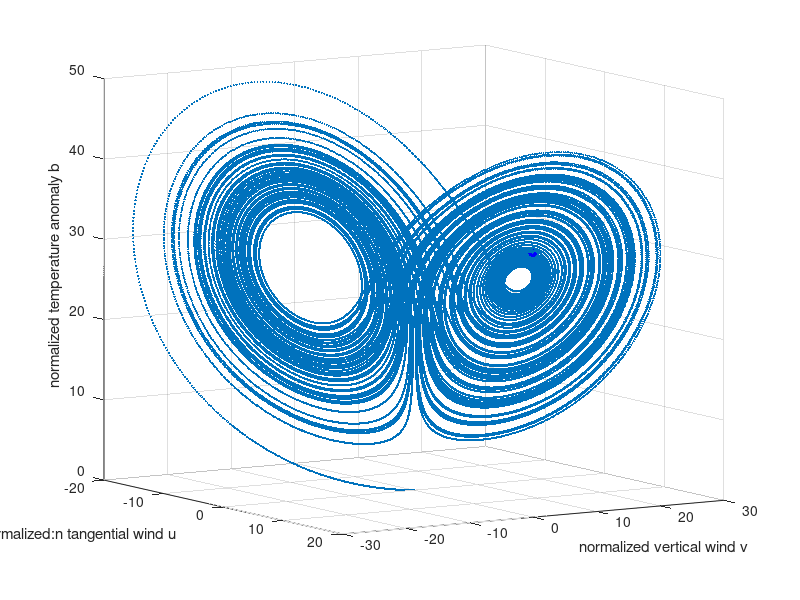
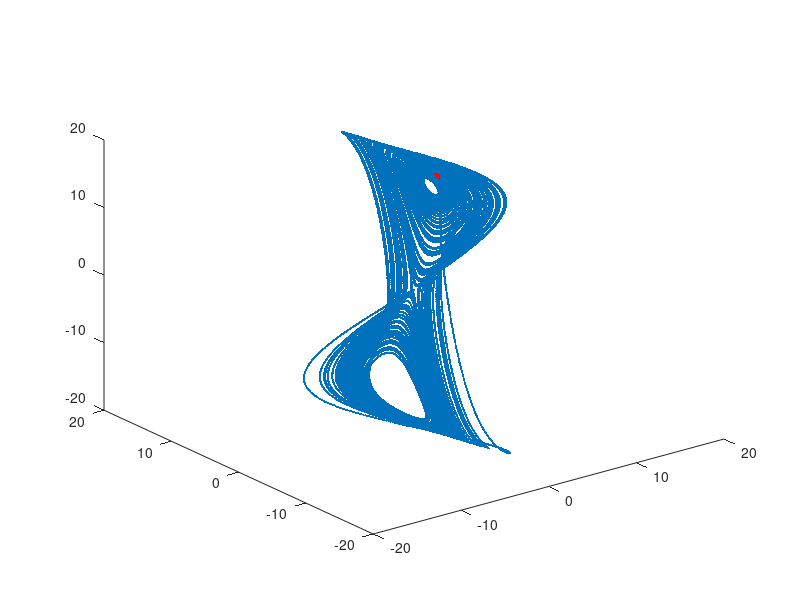
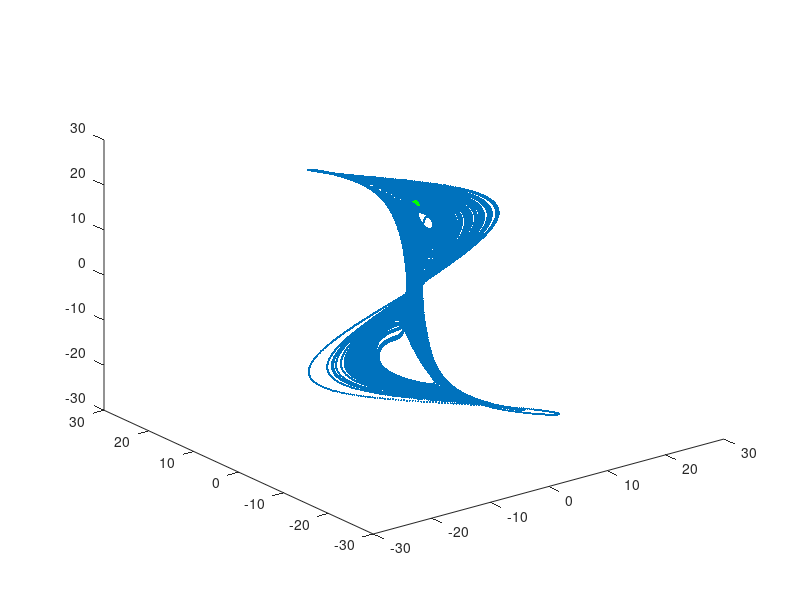

These charts were generated, in order, by the following MATLAB code:
%
% NOTE: This is for calculating orbit for t=100 for one sigle realization in Lorentz system s7
%       Shadow manifold M_x, M_y is plotted with the coordinate (x(t), x(t-\tau) and x(t-2\tau)) and (y(t), y(t-\tau) and y(t-2\tau)) 
% HIST:  - June, 2021: Created by Patra
%=========================================================================
clc; close all; clear all;
%initializing x,y,z
x(1)=-0.01; y(1)=0.01; z(1)=0.01;
dt = 0.001;
h=0.001;   %step size
t=0:h:100;
t1=0.1:h:100.1; % new time series with time lag 0.1
t2=0.2:h:100.2; % new time series with time lag 0.2
f1=@(t,x,y,z) 10*(-x+y);  %ode 
g1=@(t,x,y,z) 28*x-y-x*z; 
p1=@(t,x,y,z) x*y-(8/3)*z;
n=(length(t)-1);
for i=1:n %loop
    y0=y(i);
    k1=f1(t(i),x(i),y(i),z(i));
    l1=g1(t(i),x(i),y(i),z(i));
    m1=p1(t(i),x(i),y(i),z(i));
    k2=f1(t(i)+h/2,(x(i)+0.5*k1*h),(y(i)+(0.5*l1*h)),(z(i)+(0.5*m1*h)));
    l2=g1(t(i)+h/2,(x(i)+0.5*k1*h),(y(i)+(0.5*l1*h)),(z(i)+(0.5*m1*h)));
    m2=p1(t(i)+h/2,(x(i)+0.5*k1*h),(y(i)+(0.5*l1*h)),(z(i)+(0.5*m1*h)));
    k3=f1(t(i)+h/2,(x(i)+0.5*k2*h),(y(i)+(0.5*l2*h)),(z(i)+(0.5*m2*h)));
    l3=g1(t(i)+h/2,(x(i)+0.5*k2*h),(y(i)+(0.5*l2*h)),(z(i)+(0.5*m2*h)));
    m3=p1(t(i)+h/2,(x(i)+0.5*k2*h),(y(i)+(0.5*l2*h)),(z(i)+(0.5*m2*h)));
    k4=f1(t(i)+h,(x(i)+k3*h),(y(i)+l3*h),(z(i)+m3*h));
    l4=g1(t(i)+h,(x(i)+k3*h),(y(i)+l3*h),(z(i)+m3*h));
    m4=p1(t(i)+h,(x(i)+k3*h),(y(i)+l3*h),(z(i)+m3*h));
    x(i+1) = x(i) + h*(k1 +2*k2  +2*k3   +k4)/6; %final equations
    y(i+1) = y(i) + h*(l1  +2*l2   +2*l3    +l4)/6;
    z(i+1) = z(i) + h*(m1+2*m2 +2*m3  +m4)/6;        
end
set(gca, 'GridLineStyle', ':') %dotted grid lines
set(gca,'FontSize',14,'LineWidth',2.75)
figure(1);
plot3(x,y,z, '.','markersize',5)
hold on;
plot3(x(9000), y(9000), z(9000), '.b', 'markersize', 20)
xlabel('normalized:n tangential wind u');
ylabel('normalized vertical wind v');
zlabel('normalized temperature anomaly b')
grid on
view(58,9)
figure(2);
k=201:1:n;
view(58,9)
plot3(x(k),x(k-100),x(k-200), '.','markersize',5)
hold on;
plot3(x(9000), x(8900), x(8800), '.r', 'markersize', 20)
figure(3);
k=201:1:n;
view(58,9)
plot3(y(k),y(k-100),y(k-200), '.','markersize',5)
hold on;
plot3(y(9000), y(8900), y(8800), '.g', 'markersize', 20)